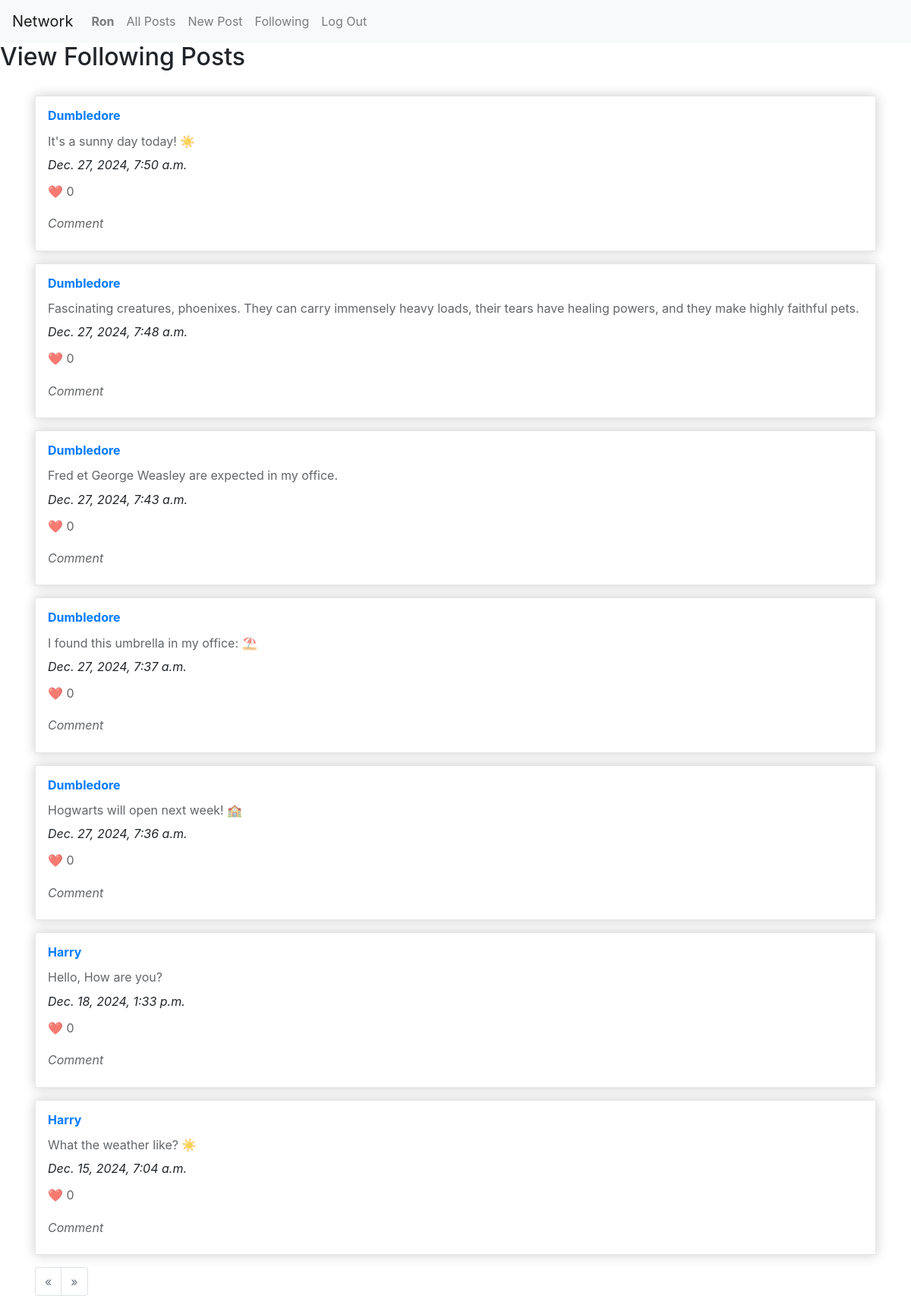
Page /following (signed in) on the earlier database version.
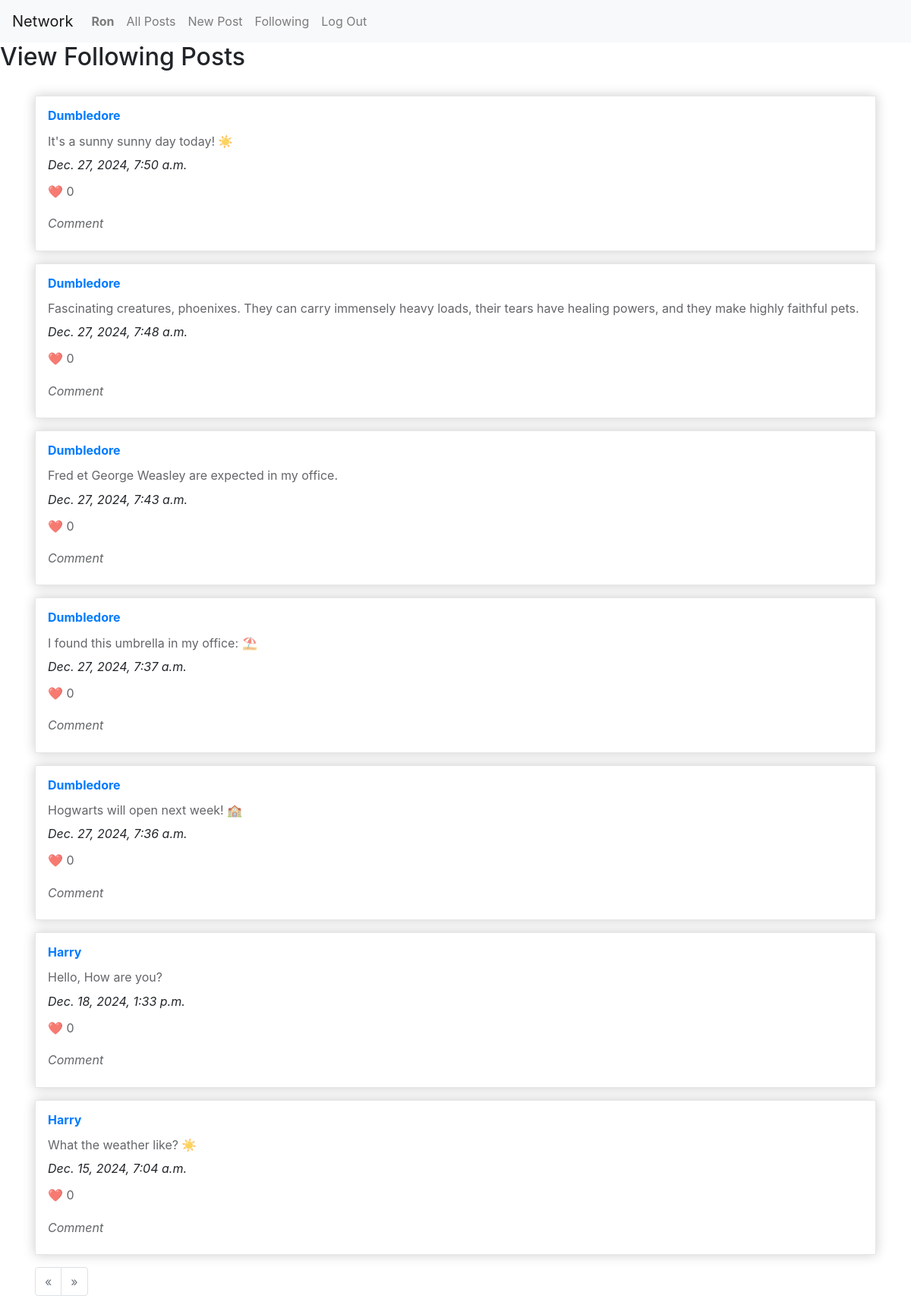
Same page on the later database version.
### network/models.py (models this page shows)
class Post(models.Model):
    user = models.ForeignKey("User", on_delete=models.CASCADE, related_name="posts")
    content = models.TextField()
    date = models.DateTimeField(auto_now_add=True)
    likes = models.ManyToManyField("User", related_name="liked_posts", blank=True)

class User(AbstractUser):
    pass

### network/views.py (the view)
# urls.py: path("following", views.following, name="following"),
def following(request):
    current_user = request.user
    current_user_id = request.user.id
    posts = Post.objects.all().filter().order_by("-date")
    posts = Paginator(posts, 10)
    page_number = request.GET.get('page')
    posts = posts.get_page(page_number)
    posts_following = []
    for post in posts:
        if Follow.objects.filter(user=post.user, following=current_user).exists():
            posts_following.append(post)
    return render(request, "network/following.html", {
        "posts_following": posts_following
    })

### network/templates/network/following.html (shortened to what this page needs)
{% extends "network/layout.html" %}
{% load static %}
{% block body %}
  <h2>View Following Posts</h2>
  <div class="container">
      {% for post in posts_following %}
        <div class="card-post">
          <h3><a href="{% url 'profile' post.user %}">{{post.user}}</a></h3>
          <p>
            {{ post.content }}
          </p>
          <i>{{post.date}}</i>
          <p>❤️ 0</p>
          <p><i>Comment</i></p>
        </div>
      {% endfor %}
      <nav aria-label="Page navigation example">
        <ul class="pagination">
          {% if posts_following.has_previous %}
            <li class="page-item">
              <a class="page-link" href="?page={{ posts_following.previous_page_number }}" aria-label="Previous">
                <span aria-hidden="true">&laquo;</span>
              </a>
            </li>
          {% else %}
            <li class="page-item disabled">
              <a class="page-link" href="#" aria-label="Previous">
                <span aria-hidden="true">&laquo;</span>
              </a>
            </li>
          {% endif %}
          {% if posts_following.has_next %}
            <li class="page-item">
              <a class="page-link" href="?page={{ posts_following.next_page_number }}" aria-label="Next">
                <span aria-hidden="true">&raquo;</span>
              </a>
            </li>
          {% else %}
            <li class="page-item disabled">
              <a class="page-link" href="#" aria-label="Next">
                <span aria-hidden="true">&raquo;</span>
              </a>
            </li>
          {% endif %}
        </ul>
      </nav>
    </div>
  </div>
{% endblock %}

Differences in the rows shown:
changed Post: content "It's a sunny day today! ☀️" → "It's a sunny sunny day today! ☀️"
